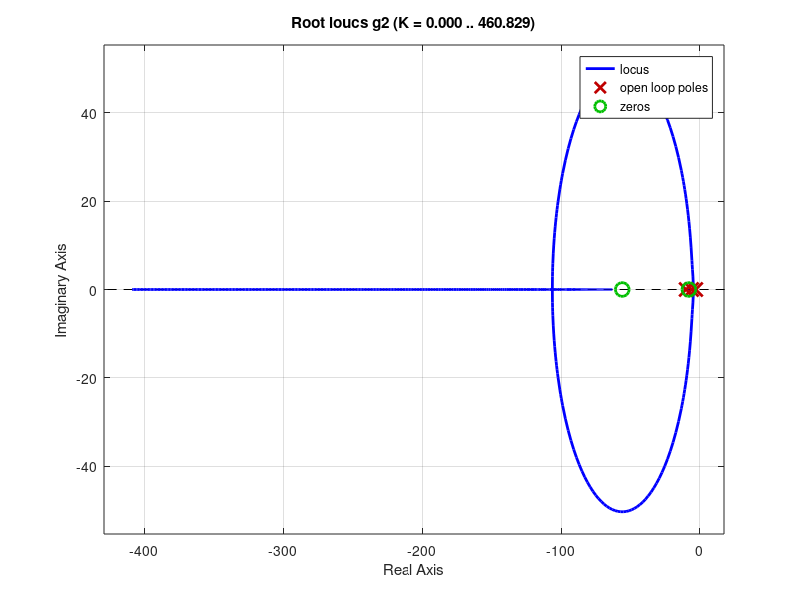

The MATLAB script that drew this image: (Note: this script raises an error after producing the figure.)
den = conv([1 3],conv([1 6],[1 10]))
g1=tf([1 8],den)
rlocus(g1)
%%
%achar os polos 
TETA1 = angle((-8.14+15.9j)-(-10))*180/pi;
TETA2 = angle((-8.14+15.9j)-(-8))*180/pi;
TETA3 = angle((-8.14+15.9j)-(-6))*180/pi;
TETA4 = angle((-8.14+15.9j)-(-3))*180/pi;

%ANGULOZEROS - ANGULOPOLOS(POLODOCOMPENSADOR) = 180
NOVOTETACOMPENSADOR = TETA2 - TETA1 -TETA3 - TETA4 - 180;

NOVOTETACOMPENSADOR = NOVOTETACOMPENSADOR+360;

PC=15.9/tan(18.4)*180/pi+8.4;

%%
den = conv([1 3],conv([1 6],[1 10]));
g1=tf([1 8],den);
k1=122;
t1=feedback(k1*g1,1);

den = conv([1 3],conv([1 6],[1 10]));
g2=tf(conv([1 8],[1 55.94]),den);
rlocus(g2);
k2=5.4; %achado no matlab
t2=feedback(k2*g2,1);
k3=18.8; %achado no matlab
t3=feedback(k3*g2,1);
linearSystemAnalyzer(t1,t2,t3)

%%
%PI
den = conv([1 3],conv([1 6],conv([1 10],[1 0]))); %com s
num = conv([1 3],conv([1 0.5],[1 55.94]));
g4 = tf(num,den);
k4 = 4.61;
t4 = feedback(k4*g4,1);
linearSystemAnalyzer(t1,t2,t4)